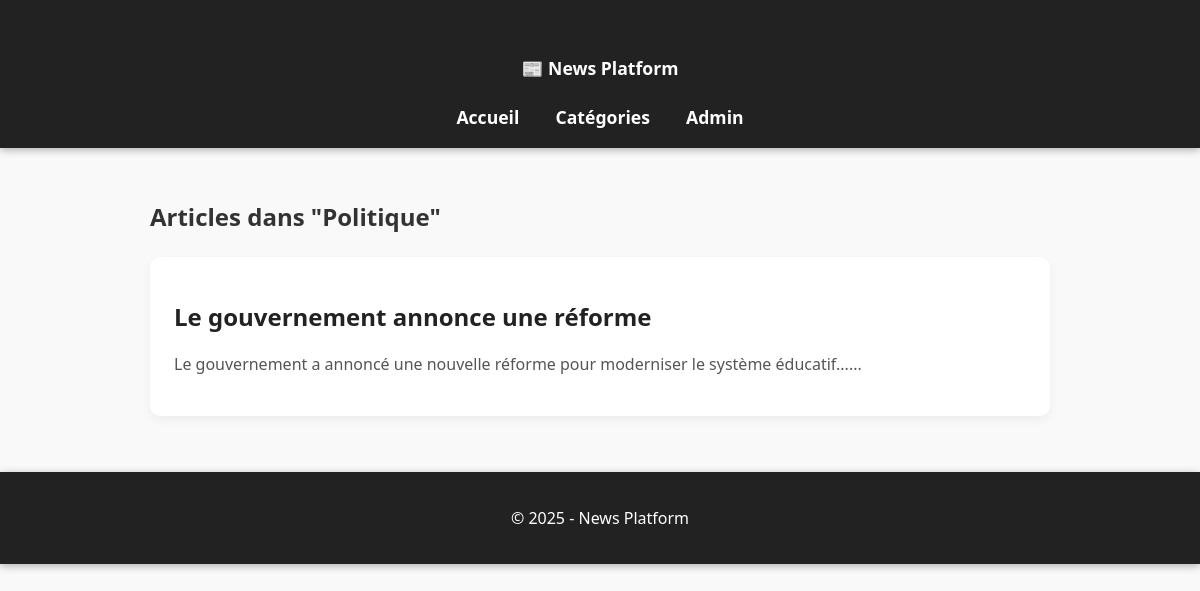
/category.php?id=1, run on the app's committed database.
### tables this page shows
CREATE TABLE IF NOT EXISTS categories (
    id INT AUTO_INCREMENT PRIMARY KEY,
    name VARCHAR(100) NOT NULL
);

CREATE TABLE IF NOT EXISTS articles (
    id INT AUTO_INCREMENT PRIMARY KEY,
    title VARCHAR(255) NOT NULL,
    content TEXT NOT NULL,
    image VARCHAR(255),
    published_at DATETIME DEFAULT CURRENT_TIMESTAMP,
    category_id INT,
    FOREIGN KEY (category_id) REFERENCES categories(id) ON DELETE SET NULL
);

### category.php (the view, shortened to what this page needs)
<?php
require_once 'config/db.php';
$id = (int)($_GET['id'] ?? 0);
$stmtCat = $pdo->prepare("SELECT name FROM categories WHERE id = ?");
$stmtCat->execute([$id]);
$cat = $stmtCat->fetch();
$stmt = $pdo->prepare("SELECT * FROM articles WHERE category_id = ? ORDER BY published_at DESC");
$stmt->execute([$id]);
$articles = $stmt->fetchAll();
include 'includes/header.php';
?>
<h2>Articles dans "<?php echo htmlspecialchars($cat['name']); ?>"</h2>
<?php foreach ($articles as $article): ?>
    <div class="card">
        <h3><a href="article.php?id=<?php echo $article['id']; ?>"><?php echo htmlspecialchars($article['title']); ?></a></h3>
        <p><?php echo nl2br(htmlspecialchars(substr($article['content'], 0, 200))) . '...'; ?></p>
    </div>
<?php endforeach; ?>
<?php include 'includes/footer.php'; ?>

### css/style.css (style rules this page uses)
body { font-family: 'Segoe UI', Tahoma, Geneva, Verdana, sans-serif; margin: 0; padding: 0; background: #f9f9f9; color: #333; transition: background-color 0.3s ease, color 0.3s ease; }
.card { background: white; padding: 1.5rem; margin: 1.5rem 0; border-radius: 10px; box-shadow: 0 4px 10px rgba(0,0,0,0.05); transition: box-shadow 0.3s ease, transform 0.3s ease; cursor: pointer; }
.card h3 a { color: #222; font-size: 1.5rem; text-decoration: none; transition: color 0.3s ease; }
.card p { line-height: 1.5; color: #555; }

### data on the page
categories: name "Politique"
articles: title "Le gouvernement annonce une réforme", content "Le gouvernement a annoncé une nouvelle réforme pour moderniser le système éducatif..."
